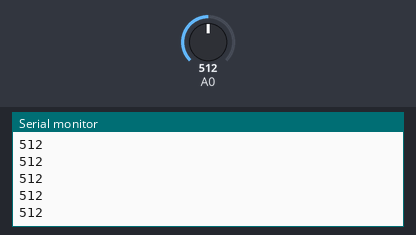
Bench run of a sketch on a simulated Arduino Uno, built with avr-gcc and run on an emulated ATmega328P. On the bench: the last lines printed to the serial monitor. The test bench sets the inputs (shaded band); at power-on: A0 = 512.

Above: at 1.2 s.
1.3 s: A0 set to 716
At 1.31 s:
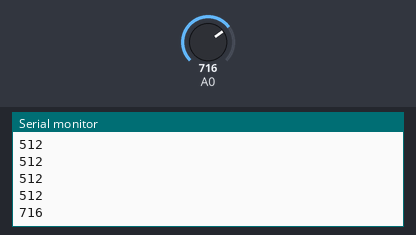
2.8 s: A0 set to 900
At 2.81 s:
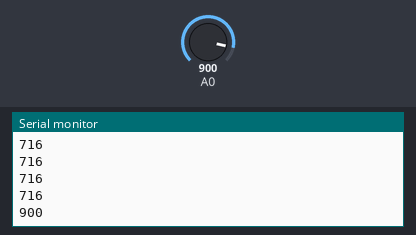
Timing chart, 0 to 5.8 s (numbered marks = the images above; inputs shaded):
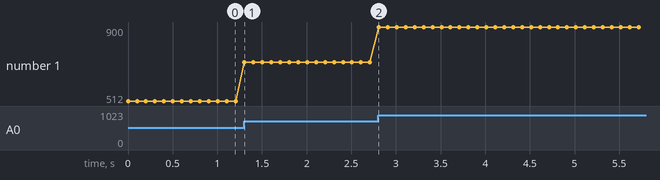

The sketch:

Final_Project_Arduino_IDE_code.ino
```cpp
void setup() {
  // put your setup code here, to run once:
  Serial.begin(9600);
  while(!Serial){
    //wait until port opens
  }
}
void loop() {
  int sensor = analogRead(A0);
  Serial.println(sensor);
  delay(100);
}
```

Measured:
- after the input at 1.3 s, the serial monitor: prints a new line at once (image 1)
- after the input at 2.8 s, the serial monitor: prints a new line at once (image 2)
- plotted number 1: 512 → 716 after the input at 1.3 s, 716 → 900 after the input at 2.8 s
